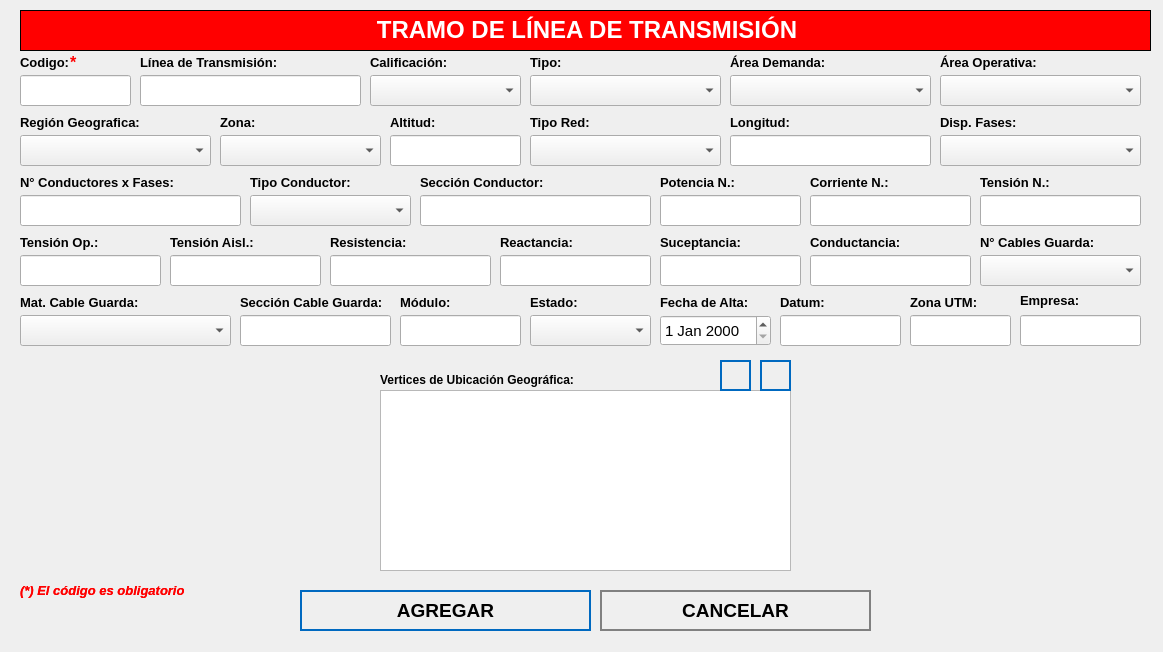
<?xml version="1.0" encoding="UTF-8"?>
<ui version="4.0">
 <class>NewBook</class>
 <widget class="QWidget" name="NewBook">
  <property name="geometry">
   <rect>
    <x>0</x>
    <y>0</y>
    <width>1163</width>
    <height>652</height>
   </rect>
  </property>
  <property name="minimumSize">
   <size>
    <width>1163</width>
    <height>535</height>
   </size>
  </property>
  <property name="maximumSize">
   <size>
    <width>1163</width>
    <height>652</height>
   </size>
  </property>
  <property name="windowTitle">
   <string>Nuevo Registro</string>
  </property>
  <property name="styleSheet">
   <string notr="true">QPushButton
{	
	height: 2em;
 	border-style: solid;
	border-width: 2px;
 	border-color: grey;
	font-weight: bold;
}

QPushButton:hover
{
   	background-color:grey;
	color:white;
}</string>
  </property>
  <widget class="QLabel" name="label">
   <property name="geometry">
    <rect>
     <x>20</x>
     <y>10</y>
     <width>1131</width>
     <height>41</height>
    </rect>
   </property>
   <property name="font">
    <font>
     <underline>false</underline>
    </font>
   </property>
   <property name="autoFillBackground">
    <bool>false</bool>
   </property>
   <property name="styleSheet">
    <string notr="true">background-color: red;</string>
   </property>
   <property name="frameShape">
    <enum>QFrame::Box</enum>
   </property>
   <property name="text">
    <string>&lt;html&gt;&lt;head/&gt;&lt;body&gt;&lt;p align=&quot;center&quot;&gt;&lt;span style=&quot; font-size:18pt; font-weight:600; color:#ffffff;&quot;&gt;TRAMO DE LÍNEA DE TRANSMISIÓN&lt;/span&gt;&lt;/p&gt;&lt;/body&gt;&lt;/html&gt;</string>
   </property>
  </widget>
  <widget class="QLabel" name="label_autoriza">
   <property name="geometry">
    <rect>
     <x>20</x>
     <y>50</y>
     <width>101</width>
     <height>25</height>
    </rect>
   </property>
   <property name="text">
    <string>&lt;html&gt;&lt;head/&gt;&lt;body&gt;&lt;p&gt;&lt;span style=&quot; font-size:10pt; font-weight:600;&quot;&gt;Codigo:&lt;/span&gt;&lt;/p&gt;&lt;/body&gt;&lt;/html&gt;</string>
   </property>
  </widget>
  <widget class="QLineEdit" name="inputCodigo">
   <property name="geometry">
    <rect>
     <x>20</x>
     <y>75</y>
     <width>111</width>
     <height>31</height>
    </rect>
   </property>
   <property name="font">
    <font>
     <pointsize>12</pointsize>
    </font>
   </property>
   <property name="maxLength">
    <number>15</number>
   </property>
  </widget>
  <widget class="QLineEdit" name="inputCentral">
   <property name="geometry">
    <rect>
     <x>140</x>
     <y>75</y>
     <width>221</width>
     <height>31</height>
    </rect>
   </property>
   <property name="font">
    <font>
     <pointsize>12</pointsize>
    </font>
   </property>
  </widget>
  <widget class="QPushButton" name="addButton">
   <property name="geometry">
    <rect>
     <x>300</x>
     <y>590</y>
     <width>291</width>
     <height>41</height>
    </rect>
   </property>
   <property name="font">
    <font>
     <pointsize>14</pointsize>
     <weight>75</weight>
     <bold>true</bold>
    </font>
   </property>
   <property name="cursor">
    <cursorShape>PointingHandCursor</cursorShape>
   </property>
   <property name="styleSheet">
    <string notr="true">QPushButton
{	
	height: 2em;
 	border-style: solid;
	border-width: 2px;
 	border-color: #0069c0;
	font-weight: bold;
}

QPushButton:hover
{
   	background-color:#0069c0;
	color:white;
}</string>
   </property>
   <property name="text">
    <string>AGREGAR</string>
   </property>
   <property name="icon">
    <iconset>
     <normaloff>../assets/icons/add-icon.png</normaloff>../assets/icons/add-icon.png</iconset>
   </property>
   <property name="iconSize">
    <size>
     <width>30</width>
     <height>30</height>
    </size>
   </property>
   <property name="autoDefault">
    <bool>true</bool>
   </property>
   <property name="default">
    <bool>true</bool>
   </property>
   <property name="flat">
    <bool>true</bool>
   </property>
  </widget>
  <widget class="QPushButton" name="cancelButton">
   <property name="geometry">
    <rect>
     <x>600</x>
     <y>590</y>
     <width>271</width>
     <height>41</height>
    </rect>
   </property>
   <property name="font">
    <font>
     <pointsize>14</pointsize>
     <weight>75</weight>
     <bold>true</bold>
    </font>
   </property>
   <property name="cursor">
    <cursorShape>PointingHandCursor</cursorShape>
   </property>
   <property name="styleSheet">
    <string notr="true">QPushButton
{	
	height: 2em;
 	border-style: solid;
	border-width: 2px;
 	border-color: grey;
	font-weight: bold;
}

QPushButton:hover
{
   	background-color:grey;
	color:white;
}</string>
   </property>
   <property name="text">
    <string>CANCELAR</string>
   </property>
   <property name="icon">
    <iconset>
     <normaloff>../assets/icons/cancel-icon.png</normaloff>../assets/icons/cancel-icon.png</iconset>
   </property>
   <property name="iconSize">
    <size>
     <width>30</width>
     <height>30</height>
    </size>
   </property>
   <property name="autoDefault">
    <bool>true</bool>
   </property>
   <property name="default">
    <bool>true</bool>
   </property>
   <property name="flat">
    <bool>true</bool>
   </property>
  </widget>
  <widget class="QLabel" name="label_aquienVisita">
   <property name="geometry">
    <rect>
     <x>140</x>
     <y>50</y>
     <width>191</width>
     <height>25</height>
    </rect>
   </property>
   <property name="text">
    <string>&lt;html&gt;&lt;head/&gt;&lt;body&gt;&lt;p&gt;&lt;span style=&quot; font-size:10pt; font-weight:600;&quot;&gt;Línea de Transmisión:&lt;/span&gt;&lt;/p&gt;&lt;/body&gt;&lt;/html&gt;</string>
   </property>
  </widget>
  <widget class="QLabel" name="label_area">
   <property name="geometry">
    <rect>
     <x>730</x>
     <y>50</y>
     <width>191</width>
     <height>25</height>
    </rect>
   </property>
   <property name="text">
    <string>&lt;html&gt;&lt;head/&gt;&lt;body&gt;&lt;p&gt;&lt;span style=&quot; font-size:10pt; font-weight:600;&quot;&gt;Área Demanda:&lt;/span&gt;&lt;/p&gt;&lt;/body&gt;&lt;/html&gt;</string>
   </property>
  </widget>
  <widget class="QLabel" name="label_horaSalida">
   <property name="geometry">
    <rect>
     <x>530</x>
     <y>290</y>
     <width>81</width>
     <height>25</height>
    </rect>
   </property>
   <property name="text">
    <string>&lt;html&gt;&lt;head/&gt;&lt;body&gt;&lt;p&gt;&lt;span style=&quot; font-size:10pt; font-weight:600;&quot;&gt;Estado:&lt;/span&gt;&lt;/p&gt;&lt;/body&gt;&lt;/html&gt;</string>
   </property>
  </widget>
  <widget class="QLabel" name="label_motivoVisita">
   <property name="geometry">
    <rect>
     <x>660</x>
     <y>290</y>
     <width>111</width>
     <height>25</height>
    </rect>
   </property>
   <property name="text">
    <string>&lt;html&gt;&lt;head/&gt;&lt;body&gt;&lt;p&gt;&lt;span style=&quot; font-size:10pt; font-weight:600;&quot;&gt;Fecha de Alta:&lt;/span&gt;&lt;/p&gt;&lt;/body&gt;&lt;/html&gt;</string>
   </property>
  </widget>
  <widget class="QLabel" name="label_nota_obligatoria">
   <property name="geometry">
    <rect>
     <x>20</x>
     <y>580</y>
     <width>281</width>
     <height>21</height>
    </rect>
   </property>
   <property name="text">
    <string>&lt;html&gt;&lt;head/&gt;&lt;body&gt;&lt;p&gt;&lt;span style=&quot; font-size:10pt; font-weight:600; font-style:italic; color:#ff0000;&quot;&gt;(*) El código es obligatorio&lt;/span&gt;&lt;/p&gt;&lt;/body&gt;&lt;/html&gt;</string>
   </property>
  </widget>
  <widget class="QLabel" name="ast_aquienvisita">
   <property name="geometry">
    <rect>
     <x>70</x>
     <y>50</y>
     <width>21</width>
     <height>25</height>
    </rect>
   </property>
   <property name="text">
    <string>&lt;html&gt;&lt;head/&gt;&lt;body&gt;&lt;p&gt;&lt;span style=&quot; font-size:12pt; font-weight:600; color:#ff0000;&quot;&gt;*&lt;/span&gt;&lt;/p&gt;&lt;/body&gt;&lt;/html&gt;</string>
   </property>
  </widget>
  <widget class="QLabel" name="label_advertencia_dni">
   <property name="geometry">
    <rect>
     <x>20</x>
     <y>580</y>
     <width>251</width>
     <height>21</height>
    </rect>
   </property>
   <property name="text">
    <string>&lt;html&gt;&lt;head/&gt;&lt;body&gt;&lt;p&gt;&lt;span style=&quot; font-size:10pt; font-weight:600; font-style:italic; color:#ff0000;&quot;&gt;(*) El código es obligatorio&lt;/span&gt;&lt;/p&gt;&lt;/body&gt;&lt;/html&gt;</string>
   </property>
  </widget>
  <widget class="QLabel" name="label_area_2">
   <property name="geometry">
    <rect>
     <x>370</x>
     <y>50</y>
     <width>141</width>
     <height>25</height>
    </rect>
   </property>
   <property name="text">
    <string>&lt;html&gt;&lt;head/&gt;&lt;body&gt;&lt;p&gt;&lt;span style=&quot; font-size:10pt; font-weight:600;&quot;&gt;Calificación:&lt;/span&gt;&lt;/p&gt;&lt;/body&gt;&lt;/html&gt;</string>
   </property>
  </widget>
  <widget class="QComboBox" name="cbEstado">
   <property name="geometry">
    <rect>
     <x>530</x>
     <y>315</y>
     <width>121</width>
     <height>31</height>
    </rect>
   </property>
   <property name="font">
    <font>
     <pointsize>12</pointsize>
    </font>
   </property>
   <property name="editable">
    <bool>false</bool>
   </property>
  </widget>
  <widget class="QDateEdit" name="inputFecha">
   <property name="geometry">
    <rect>
     <x>660</x>
     <y>315</y>
     <width>111</width>
     <height>31</height>
    </rect>
   </property>
   <property name="font">
    <font>
     <pointsize>11</pointsize>
     <weight>50</weight>
     <bold>false</bold>
    </font>
   </property>
  </widget>
  <widget class="QComboBox" name="cbTipo">
   <property name="geometry">
    <rect>
     <x>530</x>
     <y>75</y>
     <width>191</width>
     <height>31</height>
    </rect>
   </property>
   <property name="font">
    <font>
     <pointsize>12</pointsize>
    </font>
   </property>
   <property name="editable">
    <bool>false</bool>
   </property>
  </widget>
  <widget class="QLabel" name="label_area_3">
   <property name="geometry">
    <rect>
     <x>530</x>
     <y>50</y>
     <width>141</width>
     <height>25</height>
    </rect>
   </property>
   <property name="text">
    <string>&lt;html&gt;&lt;head/&gt;&lt;body&gt;&lt;p&gt;&lt;span style=&quot; font-size:10pt; font-weight:600;&quot;&gt;Tipo:&lt;/span&gt;&lt;/p&gt;&lt;/body&gt;&lt;/html&gt;</string>
   </property>
  </widget>
  <widget class="QLabel" name="label_autoriza_4">
   <property name="geometry">
    <rect>
     <x>220</x>
     <y>110</y>
     <width>151</width>
     <height>25</height>
    </rect>
   </property>
   <property name="text">
    <string>&lt;html&gt;&lt;head/&gt;&lt;body&gt;&lt;p&gt;&lt;span style=&quot; font-size:10pt; font-weight:600;&quot;&gt;Zona:&lt;/span&gt;&lt;/p&gt;&lt;/body&gt;&lt;/html&gt;</string>
   </property>
  </widget>
  <widget class="QLineEdit" name="inputLogitud">
   <property name="geometry">
    <rect>
     <x>730</x>
     <y>135</y>
     <width>201</width>
     <height>31</height>
    </rect>
   </property>
   <property name="font">
    <font>
     <pointsize>12</pointsize>
    </font>
   </property>
   <property name="maxLength">
    <number>12</number>
   </property>
  </widget>
  <widget class="QLabel" name="label_autoriza_5">
   <property name="geometry">
    <rect>
     <x>940</x>
     <y>50</y>
     <width>151</width>
     <height>25</height>
    </rect>
   </property>
   <property name="text">
    <string>&lt;html&gt;&lt;head/&gt;&lt;body&gt;&lt;p&gt;&lt;span style=&quot; font-size:10pt; font-weight:600;&quot;&gt;Área Operativa:&lt;/span&gt;&lt;/p&gt;&lt;/body&gt;&lt;/html&gt;</string>
   </property>
  </widget>
  <widget class="QLabel" name="label_autoriza_6">
   <property name="geometry">
    <rect>
     <x>20</x>
     <y>110</y>
     <width>171</width>
     <height>25</height>
    </rect>
   </property>
   <property name="text">
    <string>&lt;html&gt;&lt;head/&gt;&lt;body&gt;&lt;p&gt;&lt;span style=&quot; font-size:10pt; font-weight:600;&quot;&gt;Región Geografica:&lt;/span&gt;&lt;/p&gt;&lt;/body&gt;&lt;/html&gt;</string>
   </property>
  </widget>
  <widget class="QLineEdit" name="inputAltitud">
   <property name="geometry">
    <rect>
     <x>390</x>
     <y>135</y>
     <width>131</width>
     <height>31</height>
    </rect>
   </property>
   <property name="font">
    <font>
     <pointsize>12</pointsize>
    </font>
   </property>
   <property name="maxLength">
    <number>4</number>
   </property>
  </widget>
  <widget class="QLabel" name="label_autoriza_7">
   <property name="geometry">
    <rect>
     <x>390</x>
     <y>110</y>
     <width>131</width>
     <height>25</height>
    </rect>
   </property>
   <property name="text">
    <string>&lt;html&gt;&lt;head/&gt;&lt;body&gt;&lt;p&gt;&lt;span style=&quot; font-size:10pt; font-weight:600;&quot;&gt;Altitud:&lt;/span&gt;&lt;/p&gt;&lt;/body&gt;&lt;/html&gt;</string>
   </property>
  </widget>
  <widget class="QLabel" name="label_autoriza_8">
   <property name="geometry">
    <rect>
     <x>530</x>
     <y>110</y>
     <width>151</width>
     <height>25</height>
    </rect>
   </property>
   <property name="text">
    <string>&lt;html&gt;&lt;head/&gt;&lt;body&gt;&lt;p&gt;&lt;span style=&quot; font-size:10pt; font-weight:600;&quot;&gt;Tipo Red:&lt;/span&gt;&lt;/p&gt;&lt;/body&gt;&lt;/html&gt;</string>
   </property>
  </widget>
  <widget class="QComboBox" name="cbCalificacion">
   <property name="geometry">
    <rect>
     <x>370</x>
     <y>75</y>
     <width>151</width>
     <height>31</height>
    </rect>
   </property>
   <property name="font">
    <font>
     <pointsize>12</pointsize>
    </font>
   </property>
   <property name="editable">
    <bool>false</bool>
   </property>
  </widget>
  <widget class="QLineEdit" name="inputModulo">
   <property name="geometry">
    <rect>
     <x>400</x>
     <y>315</y>
     <width>121</width>
     <height>31</height>
    </rect>
   </property>
   <property name="font">
    <font>
     <pointsize>12</pointsize>
    </font>
   </property>
   <property name="maxLength">
    <number>30</number>
   </property>
  </widget>
  <widget class="QLabel" name="label_autoriza_23">
   <property name="geometry">
    <rect>
     <x>400</x>
     <y>290</y>
     <width>121</width>
     <height>25</height>
    </rect>
   </property>
   <property name="text">
    <string>&lt;html&gt;&lt;head/&gt;&lt;body&gt;&lt;p&gt;&lt;span style=&quot; font-size:10pt; font-weight:600;&quot;&gt;Módulo:&lt;/span&gt;&lt;/p&gt;&lt;/body&gt;&lt;/html&gt;</string>
   </property>
  </widget>
  <widget class="QComboBox" name="cbAreaOpe">
   <property name="geometry">
    <rect>
     <x>940</x>
     <y>75</y>
     <width>201</width>
     <height>31</height>
    </rect>
   </property>
   <property name="font">
    <font>
     <pointsize>12</pointsize>
    </font>
   </property>
   <property name="editable">
    <bool>false</bool>
   </property>
  </widget>
  <widget class="QComboBox" name="cbRegionGeografica">
   <property name="geometry">
    <rect>
     <x>20</x>
     <y>135</y>
     <width>191</width>
     <height>31</height>
    </rect>
   </property>
   <property name="font">
    <font>
     <pointsize>12</pointsize>
    </font>
   </property>
   <property name="editable">
    <bool>false</bool>
   </property>
  </widget>
  <widget class="QComboBox" name="cbZona">
   <property name="geometry">
    <rect>
     <x>220</x>
     <y>135</y>
     <width>161</width>
     <height>31</height>
    </rect>
   </property>
   <property name="font">
    <font>
     <pointsize>12</pointsize>
    </font>
   </property>
   <property name="editable">
    <bool>false</bool>
   </property>
  </widget>
  <widget class="QComboBox" name="cbTipoRed">
   <property name="geometry">
    <rect>
     <x>530</x>
     <y>135</y>
     <width>191</width>
     <height>31</height>
    </rect>
   </property>
   <property name="font">
    <font>
     <pointsize>12</pointsize>
    </font>
   </property>
   <property name="editable">
    <bool>false</bool>
   </property>
  </widget>
  <widget class="QLabel" name="label_autoriza_9">
   <property name="geometry">
    <rect>
     <x>730</x>
     <y>110</y>
     <width>151</width>
     <height>25</height>
    </rect>
   </property>
   <property name="text">
    <string>&lt;html&gt;&lt;head/&gt;&lt;body&gt;&lt;p&gt;&lt;span style=&quot; font-size:10pt; font-weight:600;&quot;&gt;Longitud:&lt;/span&gt;&lt;/p&gt;&lt;/body&gt;&lt;/html&gt;</string>
   </property>
  </widget>
  <widget class="QLabel" name="label_autoriza_10">
   <property name="geometry">
    <rect>
     <x>940</x>
     <y>110</y>
     <width>151</width>
     <height>25</height>
    </rect>
   </property>
   <property name="text">
    <string>&lt;html&gt;&lt;head/&gt;&lt;body&gt;&lt;p&gt;&lt;span style=&quot; font-size:10pt; font-weight:600;&quot;&gt;Disp. Fases:&lt;/span&gt;&lt;/p&gt;&lt;/body&gt;&lt;/html&gt;</string>
   </property>
  </widget>
  <widget class="QLineEdit" name="inputConductoresXFases">
   <property name="geometry">
    <rect>
     <x>20</x>
     <y>195</y>
     <width>221</width>
     <height>31</height>
    </rect>
   </property>
   <property name="font">
    <font>
     <pointsize>12</pointsize>
    </font>
   </property>
   <property name="maxLength">
    <number>1</number>
   </property>
  </widget>
  <widget class="QLabel" name="label_autoriza_11">
   <property name="geometry">
    <rect>
     <x>20</x>
     <y>170</y>
     <width>211</width>
     <height>25</height>
    </rect>
   </property>
   <property name="text">
    <string>&lt;html&gt;&lt;head/&gt;&lt;body&gt;&lt;p&gt;&lt;span style=&quot; font-size:10pt; font-weight:600;&quot;&gt;N° Conductores x Fases:&lt;/span&gt;&lt;/p&gt;&lt;/body&gt;&lt;/html&gt;</string>
   </property>
  </widget>
  <widget class="QLabel" name="label_autoriza_12">
   <property name="geometry">
    <rect>
     <x>250</x>
     <y>170</y>
     <width>151</width>
     <height>25</height>
    </rect>
   </property>
   <property name="text">
    <string>&lt;html&gt;&lt;head/&gt;&lt;body&gt;&lt;p&gt;&lt;span style=&quot; font-size:10pt; font-weight:600;&quot;&gt;Tipo Conductor:&lt;/span&gt;&lt;/p&gt;&lt;/body&gt;&lt;/html&gt;</string>
   </property>
  </widget>
  <widget class="QComboBox" name="cbTipoConductor">
   <property name="geometry">
    <rect>
     <x>250</x>
     <y>195</y>
     <width>161</width>
     <height>31</height>
    </rect>
   </property>
   <property name="font">
    <font>
     <pointsize>12</pointsize>
    </font>
   </property>
   <property name="editable">
    <bool>false</bool>
   </property>
  </widget>
  <widget class="QLabel" name="label_autoriza_13">
   <property name="geometry">
    <rect>
     <x>420</x>
     <y>170</y>
     <width>151</width>
     <height>25</height>
    </rect>
   </property>
   <property name="text">
    <string>&lt;html&gt;&lt;head/&gt;&lt;body&gt;&lt;p&gt;&lt;span style=&quot; font-size:10pt; font-weight:600;&quot;&gt;Sección Conductor:&lt;/span&gt;&lt;/p&gt;&lt;/body&gt;&lt;/html&gt;</string>
   </property>
  </widget>
  <widget class="QLineEdit" name="inputSeccionConductor">
   <property name="geometry">
    <rect>
     <x>420</x>
     <y>195</y>
     <width>231</width>
     <height>31</height>
    </rect>
   </property>
   <property name="font">
    <font>
     <pointsize>12</pointsize>
    </font>
   </property>
   <property name="maxLength">
    <number>8</number>
   </property>
  </widget>
  <widget class="QLineEdit" name="inputPotenciaN">
   <property name="geometry">
    <rect>
     <x>660</x>
     <y>195</y>
     <width>141</width>
     <height>31</height>
    </rect>
   </property>
   <property name="font">
    <font>
     <pointsize>12</pointsize>
    </font>
   </property>
   <property name="maxLength">
    <number>8</number>
   </property>
  </widget>
  <widget class="QLabel" name="label_autoriza_14">
   <property name="geometry">
    <rect>
     <x>660</x>
     <y>170</y>
     <width>151</width>
     <height>25</height>
    </rect>
   </property>
   <property name="text">
    <string>&lt;html&gt;&lt;head/&gt;&lt;body&gt;&lt;p&gt;&lt;span style=&quot; font-size:10pt; font-weight:600;&quot;&gt;Potencia N.:&lt;/span&gt;&lt;/p&gt;&lt;/body&gt;&lt;/html&gt;</string>
   </property>
  </widget>
  <widget class="QLabel" name="label_autoriza_15">
   <property name="geometry">
    <rect>
     <x>810</x>
     <y>170</y>
     <width>111</width>
     <height>25</height>
    </rect>
   </property>
   <property name="text">
    <string>&lt;html&gt;&lt;head/&gt;&lt;body&gt;&lt;p&gt;&lt;span style=&quot; font-size:10pt; font-weight:600;&quot;&gt;Corriente N.:&lt;/span&gt;&lt;/p&gt;&lt;/body&gt;&lt;/html&gt;</string>
   </property>
  </widget>
  <widget class="QLineEdit" name="inputCorrienteN">
   <property name="geometry">
    <rect>
     <x>810</x>
     <y>195</y>
     <width>161</width>
     <height>31</height>
    </rect>
   </property>
   <property name="font">
    <font>
     <pointsize>12</pointsize>
    </font>
   </property>
   <property name="maxLength">
    <number>8</number>
   </property>
  </widget>
  <widget class="QLabel" name="label_autoriza_16">
   <property name="geometry">
    <rect>
     <x>20</x>
     <y>230</y>
     <width>111</width>
     <height>25</height>
    </rect>
   </property>
   <property name="text">
    <string>&lt;html&gt;&lt;head/&gt;&lt;body&gt;&lt;p&gt;&lt;span style=&quot; font-size:10pt; font-weight:600;&quot;&gt;Tensión Op.:&lt;/span&gt;&lt;/p&gt;&lt;/body&gt;&lt;/html&gt;</string>
   </property>
  </widget>
  <widget class="QLineEdit" name="inputTensionN">
   <property name="geometry">
    <rect>
     <x>980</x>
     <y>195</y>
     <width>161</width>
     <height>31</height>
    </rect>
   </property>
   <property name="font">
    <font>
     <pointsize>12</pointsize>
    </font>
   </property>
   <property name="maxLength">
    <number>8</number>
   </property>
  </widget>
  <widget class="QLineEdit" name="inputTensionOpe">
   <property name="geometry">
    <rect>
     <x>20</x>
     <y>255</y>
     <width>141</width>
     <height>31</height>
    </rect>
   </property>
   <property name="font">
    <font>
     <pointsize>12</pointsize>
    </font>
   </property>
   <property name="maxLength">
    <number>8</number>
   </property>
  </widget>
  <widget class="QLabel" name="label_autoriza_17">
   <property name="geometry">
    <rect>
     <x>980</x>
     <y>170</y>
     <width>151</width>
     <height>25</height>
    </rect>
   </property>
   <property name="text">
    <string>&lt;html&gt;&lt;head/&gt;&lt;body&gt;&lt;p&gt;&lt;span style=&quot; font-size:10pt; font-weight:600;&quot;&gt;Tensión N.:&lt;/span&gt;&lt;/p&gt;&lt;/body&gt;&lt;/html&gt;</string>
   </property>
  </widget>
  <widget class="QLineEdit" name="inputResistencia">
   <property name="geometry">
    <rect>
     <x>330</x>
     <y>255</y>
     <width>161</width>
     <height>31</height>
    </rect>
   </property>
   <property name="font">
    <font>
     <pointsize>12</pointsize>
    </font>
   </property>
   <property name="maxLength">
    <number>9</number>
   </property>
  </widget>
  <widget class="QLabel" name="label_autoriza_18">
   <property name="geometry">
    <rect>
     <x>170</x>
     <y>230</y>
     <width>151</width>
     <height>25</height>
    </rect>
   </property>
   <property name="text">
    <string>&lt;html&gt;&lt;head/&gt;&lt;body&gt;&lt;p&gt;&lt;span style=&quot; font-size:10pt; font-weight:600;&quot;&gt;Tensión Aisl.:&lt;/span&gt;&lt;/p&gt;&lt;/body&gt;&lt;/html&gt;</string>
   </property>
  </widget>
  <widget class="QLabel" name="label_autoriza_19">
   <property name="geometry">
    <rect>
     <x>330</x>
     <y>230</y>
     <width>111</width>
     <height>25</height>
    </rect>
   </property>
   <property name="text">
    <string>&lt;html&gt;&lt;head/&gt;&lt;body&gt;&lt;p&gt;&lt;span style=&quot; font-size:10pt; font-weight:600;&quot;&gt;Resistencia:&lt;/span&gt;&lt;/p&gt;&lt;/body&gt;&lt;/html&gt;</string>
   </property>
  </widget>
  <widget class="QLineEdit" name="inputTensionAisl">
   <property name="geometry">
    <rect>
     <x>170</x>
     <y>255</y>
     <width>151</width>
     <height>31</height>
    </rect>
   </property>
   <property name="font">
    <font>
     <pointsize>12</pointsize>
    </font>
   </property>
   <property name="maxLength">
    <number>9</number>
   </property>
  </widget>
  <widget class="QLineEdit" name="inputReactancia">
   <property name="geometry">
    <rect>
     <x>500</x>
     <y>255</y>
     <width>151</width>
     <height>31</height>
    </rect>
   </property>
   <property name="font">
    <font>
     <pointsize>12</pointsize>
    </font>
   </property>
   <property name="maxLength">
    <number>9</number>
   </property>
  </widget>
  <widget class="QLabel" name="label_autoriza_20">
   <property name="geometry">
    <rect>
     <x>500</x>
     <y>230</y>
     <width>111</width>
     <height>25</height>
    </rect>
   </property>
   <property name="text">
    <string>&lt;html&gt;&lt;head/&gt;&lt;body&gt;&lt;p&gt;&lt;span style=&quot; font-size:10pt; font-weight:600;&quot;&gt;Reactancia:&lt;/span&gt;&lt;/p&gt;&lt;/body&gt;&lt;/html&gt;</string>
   </property>
  </widget>
  <widget class="QLineEdit" name="inputSuceptancia">
   <property name="geometry">
    <rect>
     <x>660</x>
     <y>255</y>
     <width>141</width>
     <height>31</height>
    </rect>
   </property>
   <property name="font">
    <font>
     <pointsize>12</pointsize>
    </font>
   </property>
   <property name="maxLength">
    <number>9</number>
   </property>
  </widget>
  <widget class="QLabel" name="label_autoriza_21">
   <property name="geometry">
    <rect>
     <x>660</x>
     <y>230</y>
     <width>111</width>
     <height>25</height>
    </rect>
   </property>
   <property name="text">
    <string>&lt;html&gt;&lt;head/&gt;&lt;body&gt;&lt;p&gt;&lt;span style=&quot; font-size:10pt; font-weight:600;&quot;&gt;Suceptancia:&lt;/span&gt;&lt;/p&gt;&lt;/body&gt;&lt;/html&gt;</string>
   </property>
  </widget>
  <widget class="QLabel" name="label_autoriza_22">
   <property name="geometry">
    <rect>
     <x>810</x>
     <y>230</y>
     <width>121</width>
     <height>25</height>
    </rect>
   </property>
   <property name="text">
    <string>&lt;html&gt;&lt;head/&gt;&lt;body&gt;&lt;p&gt;&lt;span style=&quot; font-size:10pt; font-weight:600;&quot;&gt;Conductancia:&lt;/span&gt;&lt;/p&gt;&lt;/body&gt;&lt;/html&gt;</string>
   </property>
  </widget>
  <widget class="QLineEdit" name="inputConductancia">
   <property name="geometry">
    <rect>
     <x>810</x>
     <y>255</y>
     <width>161</width>
     <height>31</height>
    </rect>
   </property>
   <property name="font">
    <font>
     <pointsize>12</pointsize>
    </font>
   </property>
   <property name="maxLength">
    <number>9</number>
   </property>
  </widget>
  <widget class="QLabel" name="label_autoriza_24">
   <property name="geometry">
    <rect>
     <x>980</x>
     <y>230</y>
     <width>161</width>
     <height>25</height>
    </rect>
   </property>
   <property name="text">
    <string>&lt;html&gt;&lt;head/&gt;&lt;body&gt;&lt;p&gt;&lt;span style=&quot; font-size:10pt; font-weight:600;&quot;&gt;N° Cables Guarda:&lt;/span&gt;&lt;/p&gt;&lt;/body&gt;&lt;/html&gt;</string>
   </property>
  </widget>
  <widget class="QComboBox" name="cbMatCable">
   <property name="geometry">
    <rect>
     <x>20</x>
     <y>315</y>
     <width>211</width>
     <height>31</height>
    </rect>
   </property>
   <property name="font">
    <font>
     <pointsize>12</pointsize>
    </font>
   </property>
   <property name="editable">
    <bool>false</bool>
   </property>
  </widget>
  <widget class="QLabel" name="label_autoriza_25">
   <property name="geometry">
    <rect>
     <x>20</x>
     <y>290</y>
     <width>151</width>
     <height>25</height>
    </rect>
   </property>
   <property name="text">
    <string>&lt;html&gt;&lt;head/&gt;&lt;body&gt;&lt;p&gt;&lt;span style=&quot; font-size:10pt; font-weight:600;&quot;&gt;Mat. Cable Guarda:&lt;/span&gt;&lt;/p&gt;&lt;/body&gt;&lt;/html&gt;</string>
   </property>
  </widget>
  <widget class="QLineEdit" name="inputSeccionCableG">
   <property name="geometry">
    <rect>
     <x>240</x>
     <y>315</y>
     <width>151</width>
     <height>31</height>
    </rect>
   </property>
   <property name="font">
    <font>
     <pointsize>12</pointsize>
    </font>
   </property>
   <property name="maxLength">
    <number>8</number>
   </property>
  </widget>
  <widget class="QLabel" name="label_autoriza_26">
   <property name="geometry">
    <rect>
     <x>240</x>
     <y>290</y>
     <width>151</width>
     <height>25</height>
    </rect>
   </property>
   <property name="text">
    <string>&lt;html&gt;&lt;head/&gt;&lt;body&gt;&lt;p&gt;&lt;span style=&quot; font-size:10pt; font-weight:600;&quot;&gt;Sección Cable Guarda:&lt;/span&gt;&lt;/p&gt;&lt;/body&gt;&lt;/html&gt;</string>
   </property>
  </widget>
  <widget class="QLabel" name="label_autoriza_27">
   <property name="geometry">
    <rect>
     <x>780</x>
     <y>290</y>
     <width>121</width>
     <height>25</height>
    </rect>
   </property>
   <property name="text">
    <string>&lt;html&gt;&lt;head/&gt;&lt;body&gt;&lt;p&gt;&lt;span style=&quot; font-size:10pt; font-weight:600;&quot;&gt;Datum:&lt;/span&gt;&lt;/p&gt;&lt;/body&gt;&lt;/html&gt;</string>
   </property>
  </widget>
  <widget class="QLineEdit" name="inputDatum">
   <property name="geometry">
    <rect>
     <x>780</x>
     <y>315</y>
     <width>121</width>
     <height>31</height>
    </rect>
   </property>
   <property name="font">
    <font>
     <pointsize>12</pointsize>
    </font>
   </property>
   <property name="maxLength">
    <number>10</number>
   </property>
  </widget>
  <widget class="QLineEdit" name="inputZonaUTM">
   <property name="geometry">
    <rect>
     <x>910</x>
     <y>315</y>
     <width>101</width>
     <height>31</height>
    </rect>
   </property>
   <property name="font">
    <font>
     <pointsize>12</pointsize>
    </font>
   </property>
   <property name="maxLength">
    <number>5</number>
   </property>
  </widget>
  <widget class="QLabel" name="label_autoriza_28">
   <property name="geometry">
    <rect>
     <x>910</x>
     <y>290</y>
     <width>101</width>
     <height>25</height>
    </rect>
   </property>
   <property name="text">
    <string>&lt;html&gt;&lt;head/&gt;&lt;body&gt;&lt;p&gt;&lt;span style=&quot; font-size:10pt; font-weight:600;&quot;&gt;Zona UTM:&lt;/span&gt;&lt;/p&gt;&lt;/body&gt;&lt;/html&gt;</string>
   </property>
  </widget>
  <widget class="QComboBox" name="cbNCablesGuarda">
   <property name="geometry">
    <rect>
     <x>980</x>
     <y>255</y>
     <width>161</width>
     <height>31</height>
    </rect>
   </property>
   <property name="font">
    <font>
     <pointsize>12</pointsize>
    </font>
   </property>
   <property name="editable">
    <bool>false</bool>
   </property>
  </widget>
  <widget class="QComboBox" name="cbDispFases">
   <property name="geometry">
    <rect>
     <x>940</x>
     <y>135</y>
     <width>201</width>
     <height>31</height>
    </rect>
   </property>
   <property name="font">
    <font>
     <pointsize>12</pointsize>
    </font>
   </property>
   <property name="editable">
    <bool>false</bool>
   </property>
  </widget>
  <widget class="QComboBox" name="cbAreaDemanda">
   <property name="geometry">
    <rect>
     <x>730</x>
     <y>75</y>
     <width>201</width>
     <height>31</height>
    </rect>
   </property>
   <property name="font">
    <font>
     <pointsize>12</pointsize>
    </font>
   </property>
   <property name="editable">
    <bool>false</bool>
   </property>
  </widget>
  <widget class="QTableWidget" name="tableInterruptores">
   <property name="geometry">
    <rect>
     <x>380</x>
     <y>390</y>
     <width>411</width>
     <height>181</height>
    </rect>
   </property>
   <property name="autoFillBackground">
    <bool>true</bool>
   </property>
   <property name="lineWidth">
    <number>5</number>
   </property>
   <property name="editTriggers">
    <set>QAbstractItemView::NoEditTriggers</set>
   </property>
   <property name="textElideMode">
    <enum>Qt::ElideLeft</enum>
   </property>
   <attribute name="horizontalHeaderMinimumSectionSize">
    <number>10</number>
   </attribute>
  </widget>
  <widget class="QLabel" name="label_4">
   <property name="geometry">
    <rect>
     <x>380</x>
     <y>370</y>
     <width>321</width>
     <height>21</height>
    </rect>
   </property>
   <property name="text">
    <string>&lt;html&gt;&lt;head/&gt;&lt;body&gt;&lt;p&gt;&lt;span style=&quot; font-size:9pt; font-weight:600;&quot;&gt;Vertices de Ubicación Geográfica:&lt;/span&gt;&lt;/p&gt;&lt;/body&gt;&lt;/html&gt;</string>
   </property>
  </widget>
  <widget class="QPushButton" name="btnAddInterruptor">
   <property name="geometry">
    <rect>
     <x>720</x>
     <y>360</y>
     <width>31</width>
     <height>31</height>
    </rect>
   </property>
   <property name="font">
    <font>
     <pointsize>12</pointsize>
     <weight>75</weight>
     <bold>true</bold>
    </font>
   </property>
   <property name="cursor">
    <cursorShape>PointingHandCursor</cursorShape>
   </property>
   <property name="styleSheet">
    <string notr="true">QPushButton
{	
	height: 2em;
 	border-style: solid;
	border-width: 2px;
 	border-color: #0069c0;
	font-weight: bold;
}

QPushButton:hover
{
   	background-color:#0069c0;
	color:white;
}</string>
   </property>
   <property name="text">
    <string/>
   </property>
   <property name="icon">
    <iconset>
     <normaloff>../assets/icons/add-icon.png</normaloff>../assets/icons/add-icon.png</iconset>
   </property>
   <property name="iconSize">
    <size>
     <width>30</width>
     <height>30</height>
    </size>
   </property>
   <property name="autoDefault">
    <bool>true</bool>
   </property>
   <property name="default">
    <bool>true</bool>
   </property>
   <property name="flat">
    <bool>true</bool>
   </property>
  </widget>
  <widget class="QPushButton" name="btnDeleteInterruptor">
   <property name="geometry">
    <rect>
     <x>760</x>
     <y>360</y>
     <width>31</width>
     <height>31</height>
    </rect>
   </property>
   <property name="font">
    <font>
     <pointsize>12</pointsize>
     <weight>75</weight>
     <bold>true</bold>
    </font>
   </property>
   <property name="cursor">
    <cursorShape>PointingHandCursor</cursorShape>
   </property>
   <property name="styleSheet">
    <string notr="true">QPushButton
{	
	height: 2em;
 	border-style: solid;
	border-width: 2px;
 	border-color: #0069c0;
	font-weight: bold;
}

QPushButton:hover
{
   	background-color:#0069c0;
	color:white;
}</string>
   </property>
   <property name="text">
    <string/>
   </property>
   <property name="icon">
    <iconset>
     <normaloff>../assets/icons/db_negative.png</normaloff>../assets/icons/db_negative.png</iconset>
   </property>
   <property name="iconSize">
    <size>
     <width>30</width>
     <height>30</height>
    </size>
   </property>
   <property name="autoDefault">
    <bool>true</bool>
   </property>
   <property name="default">
    <bool>true</bool>
   </property>
   <property name="flat">
    <bool>true</bool>
   </property>
  </widget>
  <widget class="QLabel" name="label_empresa">
   <property name="geometry">
    <rect>
     <x>1020</x>
     <y>290</y>
     <width>111</width>
     <height>21</height>
    </rect>
   </property>
   <property name="text">
    <string>&lt;html&gt;&lt;head/&gt;&lt;body&gt;&lt;p&gt;&lt;span style=&quot; font-size:10pt; font-weight:600;&quot;&gt;Empresa:&lt;/span&gt;&lt;/p&gt;&lt;/body&gt;&lt;/html&gt;</string>
   </property>
   <property name="scaledContents">
    <bool>true</bool>
   </property>
  </widget>
  <widget class="QLineEdit" name="inputCodEmpresa">
   <property name="geometry">
    <rect>
     <x>1020</x>
     <y>315</y>
     <width>121</width>
     <height>31</height>
    </rect>
   </property>
   <property name="font">
    <font>
     <pointsize>12</pointsize>
    </font>
   </property>
   <property name="maxLength">
    <number>5</number>
   </property>
  </widget>
 </widget>
 <tabstops>
  <tabstop>inputCodigo</tabstop>
  <tabstop>inputCentral</tabstop>
  <tabstop>addButton</tabstop>
  <tabstop>cancelButton</tabstop>
 </tabstops>
 <resources/>
 <connections/>
</ui>
